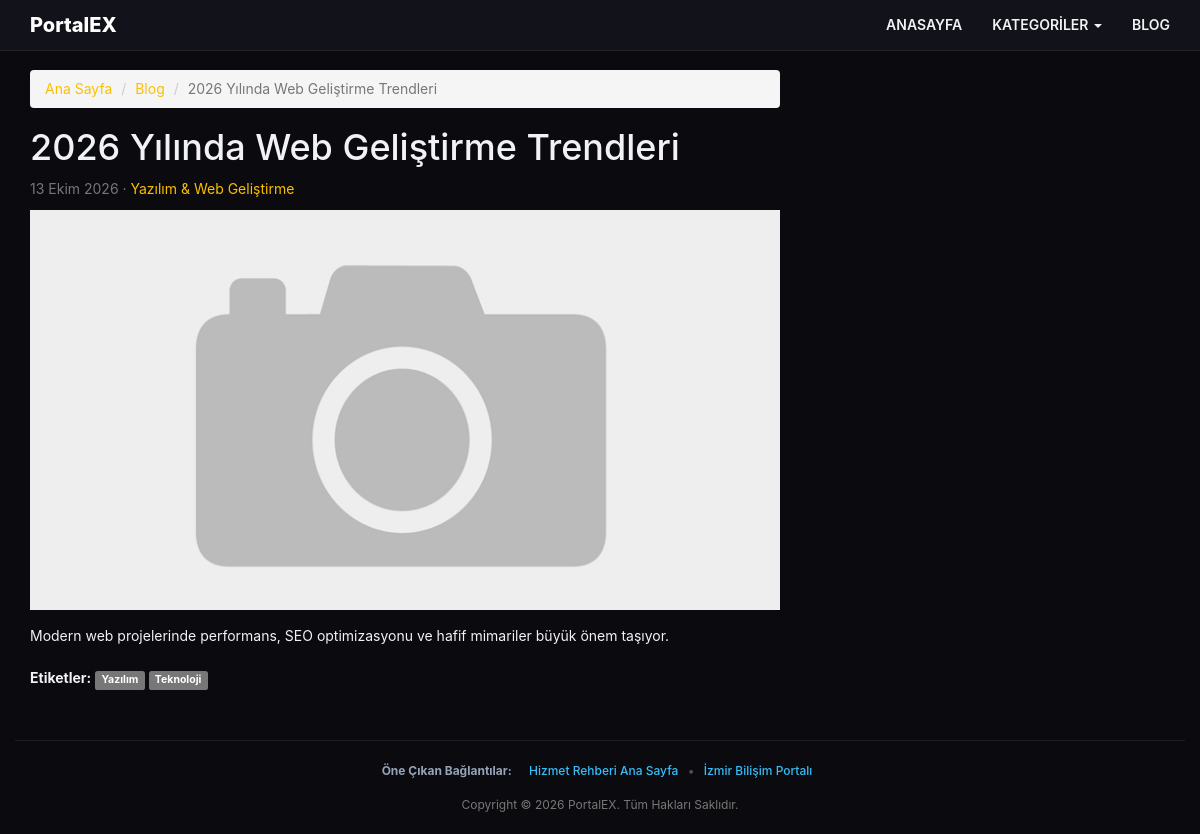
Page /yazi/2026-yilinda-web-gelistirme-trendleri/1.html on the committed database.
### tables this page shows
CREATE TABLE `ayarlar` (
  `id` INT NOT NULL AUTO_INCREMENT,
  `siteadi` VARCHAR(255) DEFAULT 'Hizmet ve İlan Rehberi',
  `logoyazi` VARCHAR(255) DEFAULT 'PortalEX',
  `meta` TEXT,
  `anahtar` TEXT,
  `telefon` VARCHAR(50) DEFAULT '0555 000 00 00',
  `telefonyazi` VARCHAR(255) DEFAULT 'İletişim & Destek',
  `siteurl` VARCHAR(255) DEFAULT 'http://localhost/',
  `ampurl` VARCHAR(255) DEFAULT 'http://localhost/amp',
  `anasayfa` MEDIUMTEXT,
  `yanpanel` MEDIUMTEXT,
  `copyright` VARCHAR(255) DEFAULT 'Copyright © 2026 PortalEX. All Rights Reserved.',
  `yanpanelbaslik` VARCHAR(255) DEFAULT 'Hızlı Menü',
  `ustalanyazisi` VARCHAR(255) DEFAULT 'Profesyonel Hizmet ve İlan Rehberi',
  `head` TEXT,
  `footer` TEXT,
  `mapsapi` VARCHAR(255) DEFAULT '',
  `analytics` VARCHAR(255) DEFAULT '',
  `renk_arka` VARCHAR(20) DEFAULT '#0f172a',
  `renk_headerarka` VARCHAR(20) DEFAULT '#1e293b',
  `renk_headeryazi` VARCHAR(20) DEFAULT '#ffffff',
  `renk_paketbaslik` VARCHAR(20) DEFAULT '#38bdf8',
  `renk_paketyazi` VARCHAR(20) DEFAULT '#ffffff',
  PRIMARY KEY (`id`)
);

CREATE TABLE `blog` (
  `id` INT NOT NULL AUTO_INCREMENT,
  `kategori` INT DEFAULT 0,
  `baslik` VARCHAR(255) NOT NULL,
  `aciklama` LONGTEXT,
  `resim` VARCHAR(255) DEFAULT 'resimyok.png',
  `meta` TEXT,
  `anahtar` TEXT,
  `durum` VARCHAR(50) DEFAULT 'Aktif',
  `odak_kelime` VARCHAR(255) DEFAULT '',
  `seo` VARCHAR(255) NOT NULL,
  `paylasim` VARCHAR(50) DEFAULT 'Normal',
  `tarih` VARCHAR(50) DEFAULT '',
  `yayinlanma_tarihi` DATETIME DEFAULT CURRENT_TIMESTAMP,
  `yil` INT DEFAULT 2026,
  `hit` INT DEFAULT 0,
  PRIMARY KEY (`id`),
  KEY `idx_blog_durum` (`durum`),
  KEY `idx_blog_seo` (`seo`)
);

CREATE TABLE `kategori` (
  `id` INT NOT NULL AUTO_INCREMENT,
  `baslik` VARCHAR(255) NOT NULL,
  `seo` VARCHAR(255) NOT NULL,
  `odak` VARCHAR(255) DEFAULT 'İzmir',
  `meta` TEXT,
  `anahtar` TEXT,
  `aciklama` TEXT,
  PRIMARY KEY (`id`),
  KEY `idx_kat_seo` (`seo`)
);

CREATE TABLE `etiketler` (
  `id` INT NOT NULL AUTO_INCREMENT,
  `konu` INT NOT NULL,
  `baslik` VARCHAR(255) NOT NULL,
  `seo` VARCHAR(255) NOT NULL,
  PRIMARY KEY (`id`),
  KEY `idx_etiket_seo` (`seo`),
  KEY `idx_etiket_konu` (`konu`)
);

CREATE TABLE `linkler` (
  `id` INT NOT NULL AUTO_INCREMENT,
  `baslik` VARCHAR(255) NOT NULL,
  `url` VARCHAR(255) NOT NULL,
  PRIMARY KEY (`id`)
);

### include/connect.php (called while the page is built, shortened)
<?php
$DB_HOST = getenv('DB_HOST') ?: "localhost";
$DB_NAME = getenv('DB_NAME') ?: "database_name";
$DB_USER = getenv('DB_USER') ?: "database_user";
$DB_PASS = getenv('DB_PASS') !== false ? getenv('DB_PASS') : "";
$charset = 'utf8mb4';
$options = [
    PDO::ATTR_ERRMODE            => PDO::ERRMODE_EXCEPTION,
    PDO::ATTR_DEFAULT_FETCH_MODE => PDO::FETCH_ASSOC,
    PDO::ATTR_EMULATE_PREPARES   => false,
];
$dsn = "mysql:host=$DB_HOST;dbname=$DB_NAME;charset=$charset";
try {
    $conn = new PDO($dsn, $DB_USER, $DB_PASS, $options);
} catch (PDOException $e) {
    error_log("Veritabanı bağlantı hatası: " . $e->getMessage());
    die("Sistemde bir sorun oluştu. Lütfen daha sonra tekrar deneyin.");
}
try {
    $SiteBilgi = $conn->query("SELECT * FROM ayarlar WHERE id = 1 LIMIT 1")->fetch();
} catch (PDOException $e) {
    error_log("Site ayarları çekilemedi: " . $e->getMessage());
    $SiteBilgi = [];
    $AmpBilgi = [];
}
?>

### include/tarihfonksiyonu.php (called while the page is built, shortened)
<?php
function turkcetarih($format, $zaman_damgasi = 'now')
{
    try {
        if (is_numeric($zaman_damgasi)) {
            $tarih_objesi = new DateTime("@$zaman_damgasi");
            $tarih_objesi->setTimezone(new DateTimeZone('Europe/Istanbul'));
        } else {
            $tarih_objesi = new DateTime($zaman_damgasi);
        }
    } catch (Throwable $e) {
        $tarih_objesi = new DateTime();
    }
    try {
        if (class_exists('IntlDateFormatter')) {
            $fmt = new IntlDateFormatter(
                'tr_TR',
                IntlDateFormatter::FULL,
                IntlDateFormatter::FULL,
                'Europe/Istanbul',
                IntlDateFormatter::GREGORIAN,
                $format
            );
            $result = $fmt->format($tarih_objesi);
            if ($result !== false) {
                return $result;
            }
        }
    } catch (Throwable $e) {
    }
    return $tarih_objesi->format('d.m.Y');
}
?>

### blogdetay.php (the view, shortened to what this page needs)
<?php
require_once("include/connect.php");
require_once("include/tarihfonksiyonu.php");
$blog_id = isset($_GET['id']) ? intval($_GET['id']) : 0;
$blogQuery = $conn->prepare("
    SELECT b.*, k.baslik AS kategori_baslik, k.seo AS kategori_seo
    FROM blog AS b
    LEFT JOIN kategori AS k ON b.kategori = k.id
    WHERE b.id = ? AND b.durum = 'Aktif'
");
$blogQuery->execute([$blog_id]);
$yaziYaz = $blogQuery->fetch();
$tagsQuery = $conn->prepare("SELECT baslik, seo FROM etiketler WHERE konu = ?");
$tagsQuery->execute([$blog_id]);
$tags = $tagsQuery->fetchAll(PDO::FETCH_ASSOC);
$yayinTarihi = !empty($yaziYaz['yayinlanma_tarihi']) ? date('c', strtotime($yaziYaz['yayinlanma_tarihi'])) : null;
require_once("include/header.php");
?>
<body id="top">
<?php include('include/ustmenu.php'); ?>
<main role="main">
    <div class="container" style="padding-top: 70px;">
        <div class="row">
            <div class="col-md-8">
                <ol class="breadcrumb">
                    <li><a href="/">Ana Sayfa</a></li>
                    <li><a href="blog">Blog</a></li>
                    <li class="active"><?= htmlspecialchars($yaziYaz['baslik']); ?></li>
                </ol>
                <article>
                    <h1><?= htmlspecialchars($yaziYaz['baslik']); ?></h1>
                    <p class="text-muted">
                        <?php if(!empty($yaziYaz['yayinlanma_tarihi'])): ?>
                        <time datetime="<?= htmlspecialchars($yayinTarihi); ?>"><?= turkcetarih('d MMMM yyyy', $yaziYaz['yayinlanma_tarihi']); ?></time>
                        <?php endif; ?>
                        <?php if(!empty($yaziYaz['kategori_baslik'])): ?>
                        · <a href="kategori/<?= htmlspecialchars($yaziYaz['kategori_seo']); ?>/<?= intval($yaziYaz['kategori']); ?>.html"><?= htmlspecialchars($yaziYaz['kategori_baslik']); ?></a>
                        <?php endif; ?>
                    </p>
                    <?php if (!empty($yaziYaz['resim'])): ?>
                    <img src="blogresim/<?= htmlspecialchars($yaziYaz['resim']); ?>" alt="<?= htmlspecialchars($yaziYaz['baslik']); ?>" width="750" height="422" style="width:100%;height:auto;margin-bottom:15px;">
                    <?php endif; ?>
                    <div class="yazi-icerik">
                        <?= $yaziYaz['aciklama'];  ?>
                    </div>
                    <?php if (count($tags) > 0): ?>
                    <p style="margin-top:20px;">
                        <strong>Etiketler:</strong>
                        <?php foreach($tags as $tag): ?>
                        <a href="etiket/<?= htmlspecialchars($tag['seo']); ?>.html" class="label label-default"><?= htmlspecialchars($tag['baslik']); ?></a>
                        <?php endforeach; ?>
                    </p>
                    <?php endif; ?>
                </article>
            </div>
            <div class="col-md-4">
            </div>
        </div>
    </div>
</main>
<?php include('include/alt.php'); ?>
</body>
</html>

### include/ustmenu.php (shortened to what this page needs)
<nav class="navbar navbar-inverse navbar-fixed-top" role="navigation">
    <div class="container">
        <div class="navbar-header">
            <a href="/" class="navbar-brand"><?= htmlspecialchars($SiteBilgi['logoyazi'] ?? ''); ?></a>
        </div>
        <div id="navbar-menu" class="collapse navbar-collapse">
            <ul class="nav navbar-nav navbar-right">
                <li><a href="/">ANASAYFA</a></li>
                <li class="dropdown">
                    <a href="kategori.php" class="dropdown-toggle" data-toggle="dropdown" role="button" aria-haspopup="true" aria-expanded="false">KATEGORİLER <span class="caret"></span></a>
                </li>
                <li><a href="blog">BLOG</a></li>
            </ul>
        </div>
    </div>
</nav>

### include/alt.php (shortened to what this page needs)
<footer id="footer" style="margin-top:40px;">
    <div class="container text-center text-muted" style="padding: 20px 0; border-top: 1px solid rgba(255,255,255,0.08);">
        <?php
        $footer_linkler = $conn->query("SELECT * FROM linkler ORDER BY id ASC")->fetchAll(PDO::FETCH_ASSOC);
        if (count($footer_linkler) > 0):
        ?>
        <div style="margin-bottom:15px; font-size:12px;" class="footer-partner-links">
            <span style="color:#94a3b8; font-weight:bold; margin-right:8px;">Öne Çıkan Bağlantılar:</span>
            <?php foreach($footer_linkler as $index => $plink): ?>
                <a href="<?= htmlspecialchars($plink['url']); ?>" style="color:#38bdf8; text-decoration:none; margin:0 6px; font-weight:500;" target="_blank"><?= htmlspecialchars($plink['baslik']); ?></a>
                <?= ($index < count($footer_linkler) - 1) ? '<span style="color:#475569;">•</span>' : ''; ?>
            <?php endforeach; ?>
        </div>
        <?php endif; ?>
        <p style="margin:0; font-size:12px;"><?= htmlspecialchars($SiteBilgi['copyright'] ?? ''); ?></p>
    </div>
</footer>

### css/main.css (style rules this page uses)
:root { --bg-dark: #0b0b0f; --bg-paper: #13141c; --bg-card: #1a1b26; --text-main: #f0f2f5; --text-muted: #94a3b8; --accent-gold: #fbbf02; --accent-rose: #e11d48; --glass-bg: rgba(19, 20, 28, 0.95); --glass-border: rgba(255, 255, 255, 0.08); --rp-content-max: 1240px; }
body { font-family: -apple-system, BlinkMacSystemFont, "Segoe UI", Roboto, sans-serif; background-color: var(--bg-dark) !important; color: var(--text-main) !important; line-height: 1.6; margin: 0; padding: 0; }
a { color: var(--accent-gold); text-decoration: none; }
.navbar-inverse { background: var(--glass-bg) !important; backdrop-filter: blur(16px); -webkit-backdrop-filter: blur(16px); border-bottom: 1px solid var(--glass-border) !important; }
.navbar-inverse .navbar-brand { font-size: 20px; font-weight: 800; color: #ffffff !important; }
.navbar-inverse .navbar-nav > li > a { color: var(--text-main) !important; font-weight: 600; }

### rows in the picture
ayarlar: logoyazi "PortalEX", copyright "Copyright © 2026 PortalEX. Tüm Hakları Saklıdır."
blog: baslik "2026 Yılında Web Geliştirme Trendleri", yayinlanma_tarihi "13 Ekim 2026", kategori.baslik "Yazılım & Web Geliştirme", resim (picture), aciklama "Modern web projelerinde performans, SEO optimizasyonu ve hafif mimariler büyük önem taşıyor."
etiketler: baslik "Yazılım"
etiketler: baslik "Teknoloji"
linkler: baslik "Hizmet Rehberi Ana Sayfa"
linkler: baslik "İzmir Bilişim Portalı"
